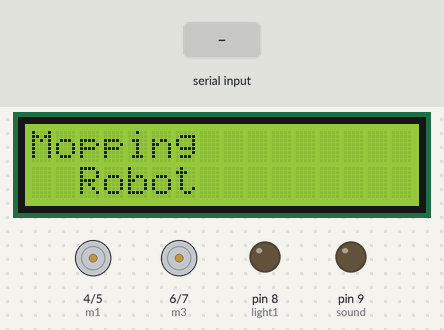
A sketch run on a simulated Arduino Uno, built with avr-gcc and run on an emulated ATmega328P. On the bench: 16×2 character LCD, motor-driver pin pairs drawn as motors (green arrow = first pin HIGH = forward, orange = second pin HIGH = backward, longer = more drive), output pins drawn as LEDs (lit = HIGH). Inputs (shaded band) come from the test bench. What the sketch prints to the serial monitor is not drawn.

Above: at 0.1 s.
4.3 s: "F" received over the second serial link
At 5.5 s:
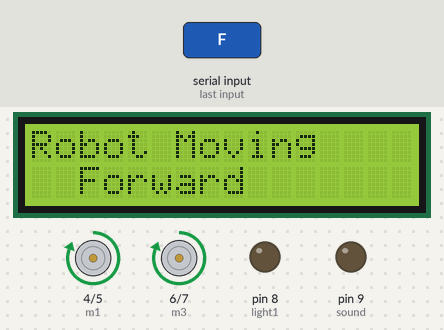
5.8 s: "B" received over the second serial link
At 6.9 s:
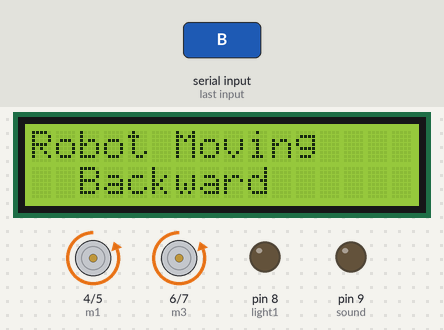
7.3 s: "L" received over the second serial link
At 7.9 s:
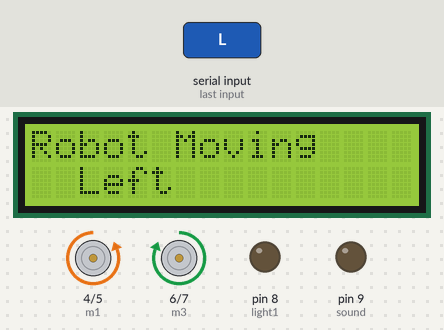
8.8 s: "R" received over the second serial link
At 9.1 s:
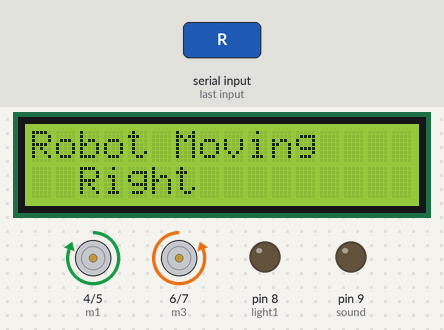
10.3 s: "Y" received over the second serial link
At 11.3 s:
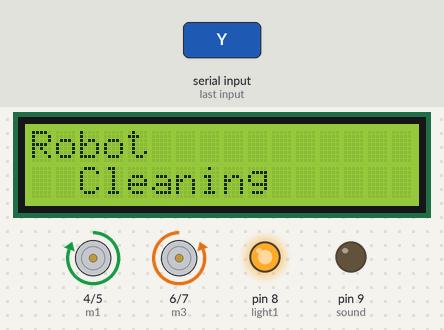
11.8 s: "l" received over the second serial link
At 13.0 s:
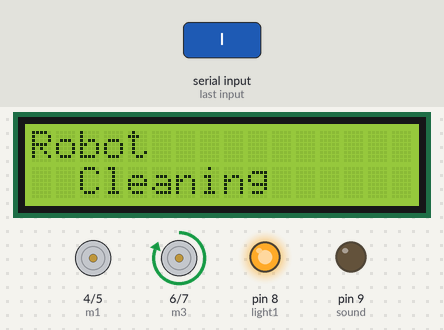
Timing chart, 0 to 14.3 s (numbered marks = the images above; inputs shaded):
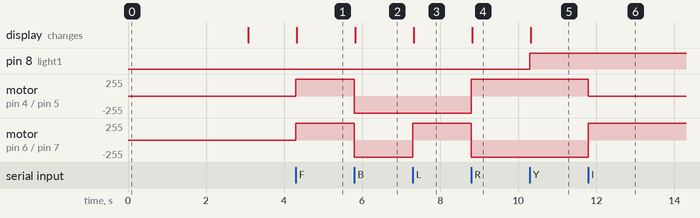

The sketch:

sketch.ino
```cpp
/*
 * Connections of Arduino and Bluetooth Module HC-05 for this Code:
 *       Arduino |  Bluetooth Module (HC-05)
 *            3  |  RX
 *            2  |  TX
 *           5V  |  5V
 *          GND  |  GND
 */


/* Code starts from here */

#include <Wire.h>
#include <LiquidCrystal_I2C.h>
LiquidCrystal_I2C lcd(0x27, 16, 2);

#include <SoftwareSerial.h>   //including library for Software Serial communication
#include <Servo.h>
SoftwareSerial mySerial (2, 3);    //(RX, TX)

Servo tap_servo1;
//defining all the pins of Arduino
#define m1 4
#define m2 5
#define m3 6
#define m4 7
#define light1 8
#define sound 9 // Water


void setup()
{

    lcd.init();
  lcd.backlight(); // backlight ON
  lcd.setCursor(0,0);
  lcd.print("Mopping");
  lcd.setCursor(2,1);
  lcd.print("Robot");
  delay(3000);
  lcd.clear();
  //setting all the pins
  pinMode(m1, OUTPUT);
  pinMode(m2, OUTPUT);
  pinMode(m3, OUTPUT);
  pinMode(m4, OUTPUT);
  pinMode(sound, OUTPUT);
  pinMode(light1, OUTPUT);


  //defining baudrate
  Serial.begin(9600);
  mySerial.begin(9600);
}

void loop()
{


  if(mySerial.available() == 1)   //if communication is going on
  {
    char val = mySerial.read();   //Read the data recieved
    Serial.println("Recieved data is " + (String) val);
    if(val == 'F')
    {
      //forward
      digitalWrite(m1, HIGH);
      digitalWrite(m2, LOW);
      digitalWrite(m3, HIGH);
      digitalWrite(m4, LOW);
      Serial.println("Going forward!");
      lcd.clear();
      lcd.setCursor(0,0);
      lcd.print("Robot Moving");
      lcd.setCursor(2,1);
      lcd.print("Forward");


    }
    if(val == 'B')
    {
      //backward
      digitalWrite(m1, LOW);
      digitalWrite(m2, HIGH);
      digitalWrite(m3, LOW);
      digitalWrite(m4, HIGH);
      Serial.println("Going backward!");
      lcd.clear();
      lcd.setCursor(0,0);
      lcd.print("Robot Moving");
      lcd.setCursor(2,1);
      lcd.print("Backward");

    }
    if(val == 'L')
    {
      //left
      digitalWrite(m1, LOW);
      digitalWrite(m2, HIGH);
      digitalWrite(m3, HIGH);
      digitalWrite(m4, LOW);
      Serial.println("Going left!");
      lcd.clear();
      lcd.setCursor(0,0);
      lcd.print("Robot Moving");
      lcd.setCursor(2,1);
      lcd.print("Left");

    }
    if(val == 'R')
    {
      //right
      digitalWrite(m1, HIGH);
      digitalWrite(m2, LOW);
      digitalWrite(m3, LOW);
      digitalWrite(m4, HIGH);
      Serial.println("Going right!");
      lcd.clear();
      lcd.setCursor(0,0);
      lcd.print("Robot Moving");
      lcd.setCursor(2,1);
      lcd.print("Right");

    }
    if(val == 'l')
    {
      //forward left
      digitalWrite(m1, LOW);
      digitalWrite(m2, LOW);
      digitalWrite(m3, HIGH);
      digitalWrite(m4, LOW);
      Serial.println("Going forward left!");
    }
    if(val == 'r')
    {
      //forward right
      digitalWrite(m1, HIGH);
      digitalWrite(m2, LOW);
      digitalWrite(m3, LOW);
      digitalWrite(m4, LOW);
      Serial.println("Going forward right!");
    }
    if(val == 'm')
    {
      //backward left
      digitalWrite(m1, LOW);
      digitalWrite(m2, LOW);
      digitalWrite(m3, LOW);
      digitalWrite(m4, HIGH);
    }
    if(val == 'n')
    {
      //backward right
      digitalWrite(m1, LOW);
      digitalWrite(m2, HIGH);
      digitalWrite(m3, LOW);
      digitalWrite(m4, LOW);
    }
    if(val == 'Z')
    {
      //sound on
      digitalWrite(sound, HIGH);
    }
    if(val == 'Y')
    {
      //light on
      digitalWrite(light1, HIGH);
      lcd.clear();
      lcd.setCursor(0,0);
      lcd.print("Robot");
      lcd.setCursor(2,1);
      lcd.print("Cleaning");


  Serial.println("OPEN");
    }
    if(val == 'y')
    {
      //light on
      digitalWrite(light1, LOW);
            lcd.clear();
      lcd.setCursor(0,0);
      lcd.print("Robot Stopped");
      lcd.setCursor(2,1);
      lcd.print("Cleaning");

  Serial.println("CLOSE");
    }
    if(val == 'S')
    {
      //all off
      digitalWrite(m1, LOW);
      digitalWrite(m2, LOW);
      digitalWrite(m3, LOW);
      digitalWrite(m4, LOW);
      digitalWrite(sound, LOW);
      lcd.clear();
      lcd.setCursor(0,0);
      lcd.print("Robot");
      lcd.setCursor(2,1);
      lcd.print("Stopped");

    }
  }
}
```

Measured:
- after the input at 4.3 s, motor on pin 4 (m1) / pin 5 (m2), motor on pin 6 (m3) / pin 7 (m4): stopped → forward 255/255 at once; the display: changes at once (image 1)
- after the input at 5.8 s, motor on pin 4 (m1) / pin 5 (m2), motor on pin 6 (m3) / pin 7 (m4): forward 255/255 → backward 255/255 at once; the display: changes at once (image 2)
- after the input at 7.3 s, motor on pin 6 (m3) / pin 7 (m4): backward 255/255 → forward 255/255 at once; the display: changes at once (image 3)
- after the input at 8.8 s, motor on pin 4 (m1) / pin 5 (m2): backward 255/255 → forward 255/255 at once; motor on pin 6 (m3) / pin 7 (m4): forward 255/255 → backward 255/255 at once; the display: changes at once (image 4)
- after the input at 10.3 s, pin 8 (light1): LOW → HIGH at once; the display: changes at once (image 5)
- after the input at 11.8 s, motor on pin 4 (m1) / pin 5 (m2): forward 255/255 → stopped at once; motor on pin 6 (m3) / pin 7 (m4): backward 255/255 → forward 255/255 at once
